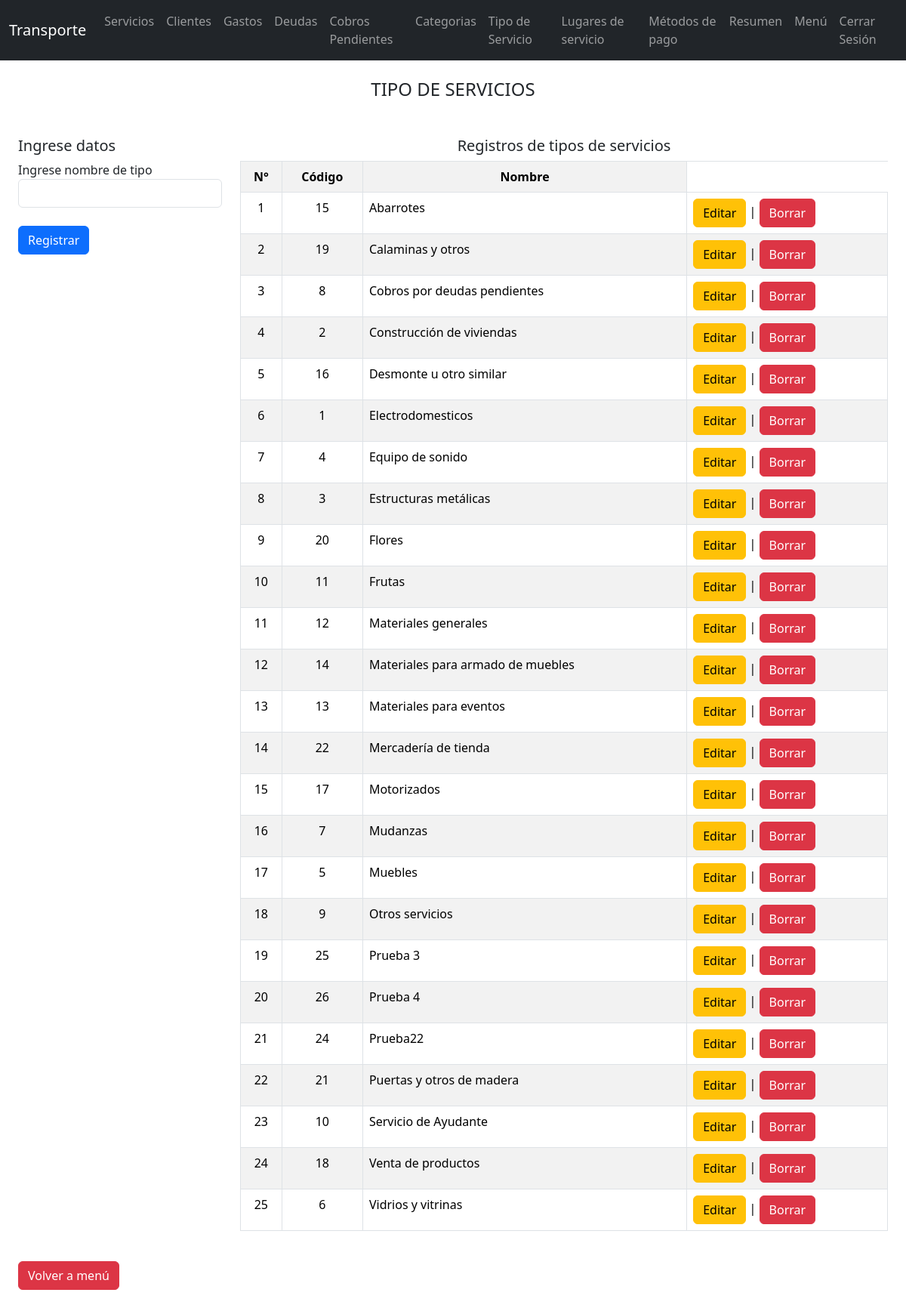
Page /ttipo_servicios (signed in) on the committed database.
### tables this page shows
CREATE TABLE "tip_servicios" (
	"cod_tip_ser"	INTEGER,
	"nom_tip_ser"	TEXT,
	"cond_tip_ser"	INTEGER,
	PRIMARY KEY("cod_tip_ser" AUTOINCREMENT)
);

### flask_app.py (the view, shortened to what this page needs)
@app.route("/ttipo_servicios", methods=["GET", "POST"])
def ttipo_servicios():
    if 'usuario' not in session:
        return redirect(url_for('login'))
    conn = sqlite3.connect("data1.db")
    c = conn.cursor()
    c.execute("""SELECT *
            FROM tip_servicios
            WHERE cond_tip_ser=1 ORDER BY nom_tip_ser""")
    datos = c.fetchall()
    conn.close()
    return render_template("ttipo_servicios.html", datos=datos)

### templates/ttipo_servicios.html (shortened to what this page needs)
<!DOCTYPE html>
<html lang="en">
<head>
    <link href="https://cdn.jsdelivr.net/npm/bootstrap@5.3.7/dist/css/bootstrap.min.css" rel="stylesheet">
    <link rel="stylesheet" href="../static/style.css">
</head>
<body>
    {% include "tmenu.html" %}
    <div class="m-4">
        <div class="row">
            <div class="col-12 mb-3">
                <h4 class="text-center">TIPO DE SERVICIOS</h4>
            </div>
            <form action="" class="col-12 col-sm-12 col-lg-4 col-xl-3" method="post">
                <br>
                <h5>Ingrese datos</h5>
                <label for="nom">Ingrese nombre de tipo</label>
                <input type="text" name="nom" id="" class="form-control"><br>
                <input type="submit" value="Registrar" class="btn btn-primary">
            </form>
            <div class="col-12 col-sm-12 col-lg-8 col-xl-9">
                <br>
                <h5 class="text-center">Registros de tipos de servicios</h5>
                <div class="table-responsive">
                    <table class="table table-striped table-bordered">
                        <tr>
                            <th class="text-center">N°</th>
                            <th class="text-center">Código</th>
                            <th class="text-center">Nombre</th>
                        </tr>
                        {% for r in datos %}
                        <tr>
                            <td class="text-center">{{ loop.index }}</td>
                            <td class="text-center">{{ r[0] }}</td>
                            <td >{{ r[1] }}</td>
                            <td>
                                <a href="{{ url_for('teditartiposervicios', id=r[0]) }}" class="btn btn-warning">Editar</a> |
                                <a href="{{ url_for('tborrartiposervicios', id=r[0]) }}" class="btn btn-danger" onclick="return confirm('¿Estás seguro de borrar este registro?');">Borrar</a>
                            </td>
                        </tr>
                        {% endfor %}
                    </table>
                </div>
            </div>
            <div class="col-12">
                <br>
                <a href="/ini" class="btn btn-danger">Volver a menú</a>
            </div>
        </div>
    </div>
</body>
</html>

### rows in the picture
tip_servicios: cod_tip_ser "15", nom_tip_ser "Abarrotes"
tip_servicios: cod_tip_ser "19", nom_tip_ser "Calaminas y otros"
tip_servicios: cod_tip_ser "8", nom_tip_ser "Cobros por deudas pendientes"
tip_servicios: cod_tip_ser "2", nom_tip_ser "Construcción de viviendas"
tip_servicios: cod_tip_ser "16", nom_tip_ser "Desmonte u otro similar"
tip_servicios: cod_tip_ser "1", nom_tip_ser "Electrodomesticos"
tip_servicios: cod_tip_ser "4", nom_tip_ser "Equipo de sonido"
tip_servicios: cod_tip_ser "3", nom_tip_ser "Estructuras metálicas"
tip_servicios: cod_tip_ser "20", nom_tip_ser "Flores"
tip_servicios: cod_tip_ser "11", nom_tip_ser "Frutas"
tip_servicios: cod_tip_ser "12", nom_tip_ser "Materiales generales"
tip_servicios: cod_tip_ser "14", nom_tip_ser "Materiales para armado de muebles"
tip_servicios: cod_tip_ser "13", nom_tip_ser "Materiales para eventos"
tip_servicios: cod_tip_ser "22", nom_tip_ser "Mercadería de tienda"
tip_servicios: cod_tip_ser "17", nom_tip_ser "Motorizados"
tip_servicios: cod_tip_ser "7", nom_tip_ser "Mudanzas"
tip_servicios: cod_tip_ser "5", nom_tip_ser "Muebles"
tip_servicios: cod_tip_ser "9", nom_tip_ser "Otros servicios"
tip_servicios: cod_tip_ser "25", nom_tip_ser "Prueba 3"
tip_servicios: cod_tip_ser "26", nom_tip_ser "Prueba 4"
tip_servicios: cod_tip_ser "24", nom_tip_ser "Prueba22"
tip_servicios: cod_tip_ser "21", nom_tip_ser "Puertas y otros de madera"
tip_servicios: cod_tip_ser "10", nom_tip_ser "Servicio de Ayudante"
tip_servicios: cod_tip_ser "18", nom_tip_ser "Venta de productos"
tip_servicios: cod_tip_ser "6", nom_tip_ser "Vidrios y vitrinas"
